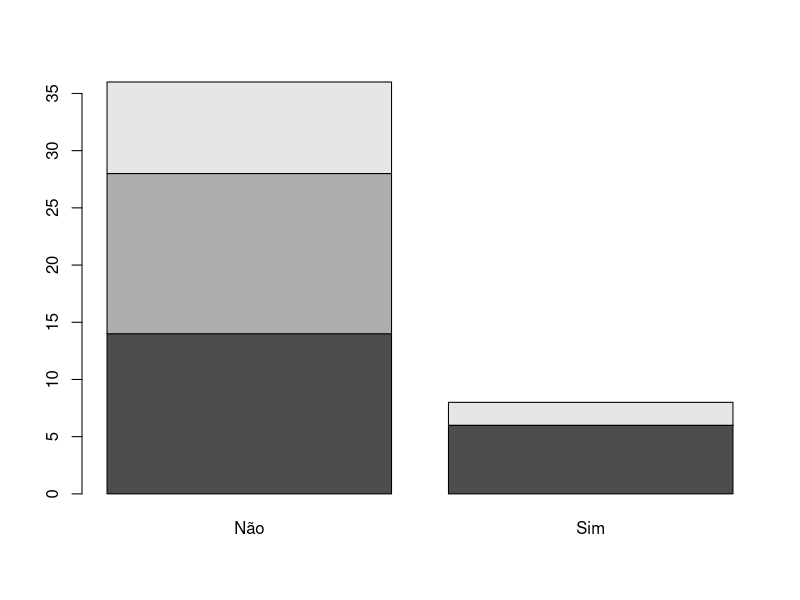
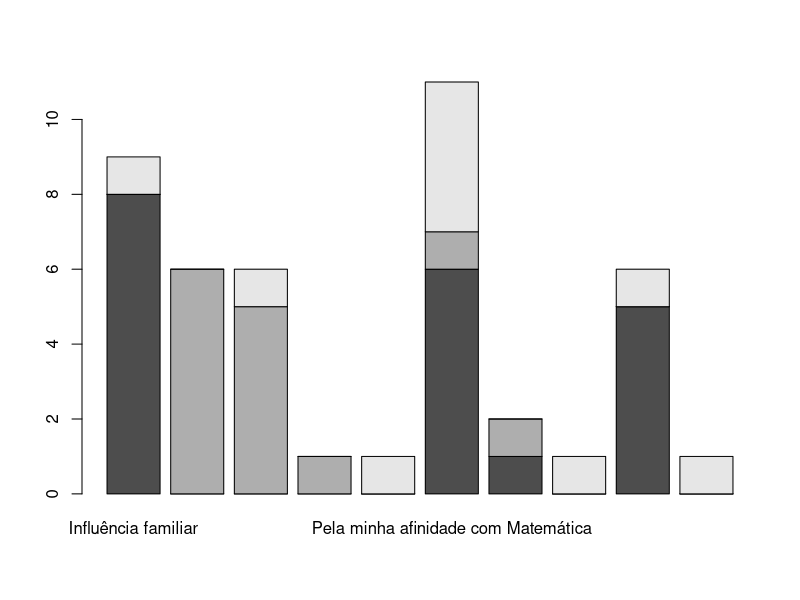
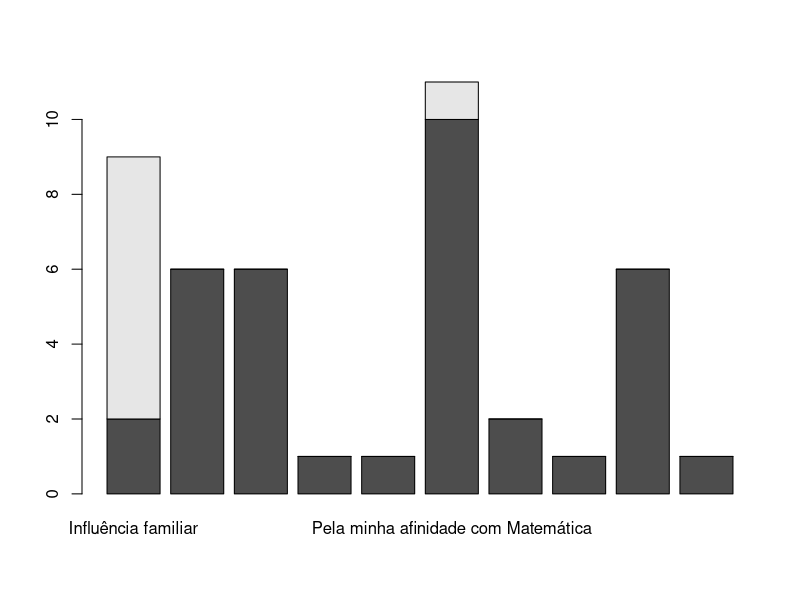
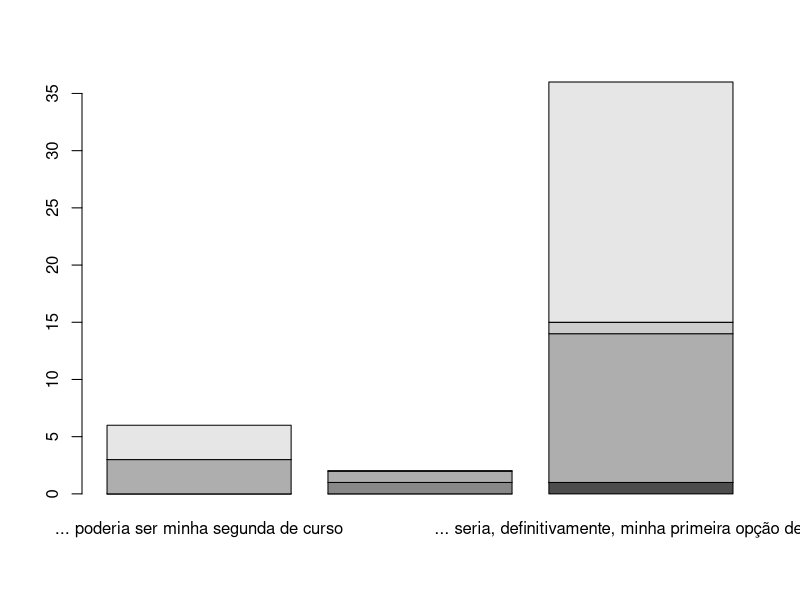
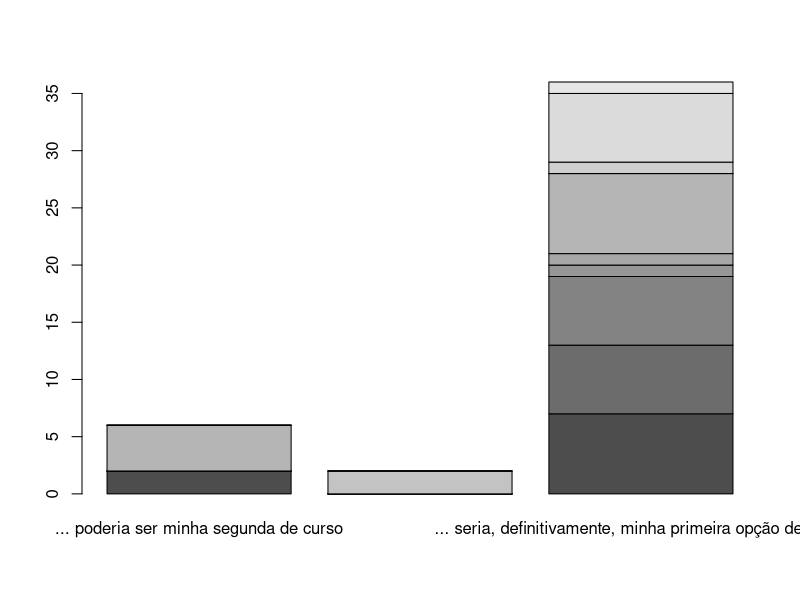

R code for these plots, in order:
#!/usr/bin/env Rscript

library(readr)
dicionario <- c("ID",
                "No momento, você exerce algum tipo de atividade remunerada?",
                "Você já frequentou algum curso de nível superior antes de ser aprovado para o curso de Estatística?",
                "Em média, quanto tempo - em minutos - você demora para chegar a Universidade?",
                "Você estudou Estatística no Ensino Médio?",
                "Você tem algum familiar formado em Estatística?",
                "Qual o principal motivo do seu ingresso no curso de Estatística?",
                "No vestibular, o curso de estatística...",
                "Como você avalia sua habilidade em Matemática?",
                "Como você avalia sua habilidade em Computação?",
                "Qual a sua principal expectativa após a conclusão do curso?")

names(dicionario) <- c("ID", paste0("Q", 1:10))
dados <- read_delim("DADOS_CE081_2022.csv", quote = "\"", col_types = "nccnccccccc", locale = locale(encoding = "ISO-8859-1", decimal_mark = ","), delim = ";")
vq <- c(2,3,5,6,7,8,9,10)
tamanho <- c(length(vq),length(vq))
result <- array(NA, dim=tamanho)
colnames(result) <- paste0("Q", (vq-1))
rownames(result) <- paste0("Q", (vq-1))
I <- array(0, dim=tamanho)
J <- array(0, dim=tamanho)
for (k in c(1:(length(vq)-1))){
    for (l in c((k+1):length(vq))){
        item <- table(dados[,c(vq[k],vq[l])])
        I[[k,l]] <- length(item[1,])
        J[[k,l]] <- length(item[,1])
        result[[k,l]] <- (chisq.test(item))$statistic
    }
}
T <- round((sqrt((result/44)/((I-1)*(J-1))))*100, 2)
#print(T[1:7,2:8], na.print="")
plots <- 5
bigt <- tail(sort(c(T)), n=plots)[1]
max <- which(T >= bigt, arr.ind=TRUE)
aplotar <- list(plots)

for (m in 1:nrow(max)){
    print(paste0("Q",vq[max[m,1]]-1, " Q", vq[max[m,2]]-1))
    aplotar[[m]] <- table(dados[c(vq[max[m,1]],vq[max[m,2]])])
}

for (p in 1:plots){
    barplot(aplotar[[p]])
}

#mean(dados$Q3)
#median(dados$Q3)
#summary(dados$Q3)
#quantile(dados$Q3)

#stripchart(dados$Q3)

#boxplot(dados$Q3)

#range(dados$Q3)
#IQR(dados$Q3)
#var(dados$Q3)
#sd(dados$Q3)
#hist(dados$Q3)
#plot(ecdf(dados$Q3))

